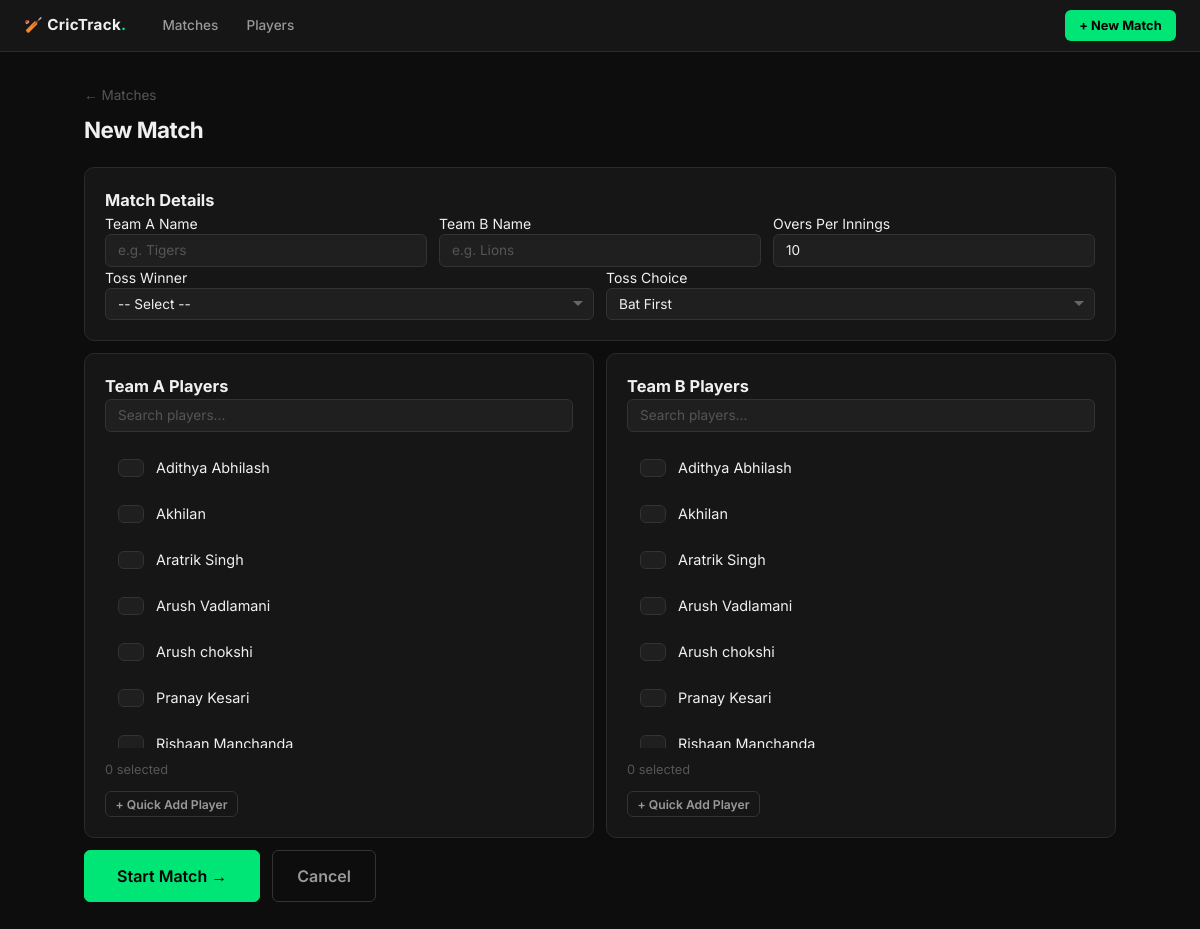
The page /new_match on the database its author committed.
### app.py (models this page shows, shortened)
class Player(db.Model):
    id = db.Column(db.Integer, primary_key=True)
    name = db.Column(db.String(100), nullable=False, unique=True)
    created_at = db.Column(db.DateTime, default=datetime.utcnow)
    batting_innings = db.relationship('BattingPerformance', backref='player', lazy=True)
    bowling_innings = db.relationship('BowlingPerformance', backref='player', lazy=True)
    fielding_innings = db.relationship('FieldingPerformance', backref='player', lazy=True)

### app.py (the view)
@app.route('/new_match', methods=['GET', 'POST'])
def new_match():
    players = Player.query.order_by(Player.name).all()
    return render_template('new_match.html', players=players)

### templates/new_match.html (shortened to what this page needs)
{% extends "base.html" %}
{% block content %}
<div style="margin-bottom:0.5rem;">
    <a href="/" style="font-size:0.85rem; color:var(--text-dim);">← Matches</a>
</div>
<h1>New Match</h1>
<div class="card">
    <h3>Match Details</h3>
    <div class="grid-3">
        <div class="form-group">
            <label>Team A Name</label>
            <input type="text" id="team_a" placeholder="e.g. Tigers" value="">
        </div>
        <div class="form-group">
            <label>Team B Name</label>
            <input type="text" id="team_b" placeholder="e.g. Lions" value="">
        </div>
        <div class="form-group">
            <label>Overs Per Innings</label>
            <input type="number" id="overs" value="10" min="1" max="50">
        </div>
    </div>
    <div class="grid-2">
        <div class="form-group">
            <label>Toss Winner</label>
            <select id="toss_winner">
                <option value="">-- Select --</option>
            </select>
        </div>
        <div class="form-group">
            <label>Toss Choice</label>
            <select id="toss_choice">
                <option value="bat">Bat First</option>
            </select>
        </div>
    </div>
</div>
<div class="grid-2">
    <div class="card">
        <h3>Team A Players</h3>
        <div style="margin-bottom:1rem;">
            <div style="position:relative;">
                <input type="text" id="search_a" placeholder="Search players..." oninput="filterPlayers('a')">
            </div>
        </div>
        <div id="player-list-a" style="max-height:300px; overflow-y:auto; display:flex; flex-direction:column; gap:0.4rem;">
            {% for player in players %}
            <label class="player-checkbox" data-name="{{ player.name.lower() }}" data-team="a"
                style="display:flex; align-items:center; gap:0.75rem; padding:0.5rem 0.75rem; border-radius:8px; cursor:pointer; border:1px solid transparent; transition:all 0.15s;">
                <input type="checkbox" value="{{ player.id }}" style="width:auto; accent-color:var(--green);">
                <span style="font-size:0.9rem;">{{ player.name }}</span>
            </label>
            {% endfor %}
        </div>
        <div style="margin-top:0.75rem; font-size:0.8rem; color:var(--text-dim);">
            <span id="count-a">0</span> selected
        </div>
        <div style="margin-top:0.75rem;">
            <button class="btn btn-ghost btn-sm" onclick="openAddPlayer('a')">+ Quick Add Player</button>
        </div>
    </div>
    <div class="card">
        <h3>Team B Players</h3>
        <div style="margin-bottom:1rem;">
            <input type="text" id="search_b" placeholder="Search players..." oninput="filterPlayers('b')">
        </div>
        <div id="player-list-b" style="max-height:300px; overflow-y:auto; display:flex; flex-direction:column; gap:0.4rem;">
            {% for player in players %}
            <label class="player-checkbox" data-name="{{ player.name.lower() }}" data-team="b"
                style="display:flex; align-items:center; gap:0.75rem; padding:0.5rem 0.75rem; border-radius:8px; cursor:pointer; border:1px solid transparent; transition:all 0.15s;">
                <input type="checkbox" value="{{ player.id }}" style="width:auto; accent-color:var(--green);">
                <span style="font-size:0.9rem;">{{ player.name }}</span>
            </label>
            {% endfor %}
        </div>
        <div style="margin-top:0.75rem; font-size:0.8rem; color:var(--text-dim);">
            <span id="count-b">0</span> selected
        </div>
        <div style="margin-top:0.75rem;">
            <button class="btn btn-ghost btn-sm" onclick="openAddPlayer('b')">+ Quick Add Player</button>
        </div>
    </div>
</div>
<div style="display:flex; gap:0.75rem;">
    <button class="btn btn-primary" onclick="createMatch()" style="font-size:1rem; padding:0.8rem 2rem;">Start Match →</button>
    <a href="/" class="btn btn-ghost" style="font-size:1rem; padding:0.8rem 1.5rem;">Cancel</a>
</div>
{% endblock %}

### templates/base.html (style rules this page uses)
:root { --bg: #0d0d0d; --surface: #161616; --surface2: #1f1f1f; --surface3: #252525; --border: #2a2a2a; --border2: #333; --accent: #00e676; --accent-dim:#00c853; --amber: #ffb300; --red: #ff4444; --blue: #448aff; --text: #f0f0f0; --text-mid: #999; --text-dim: #555; --radius: 6px; --radius-lg: 10px; }
*, *::before, *::after { box-sizing: border-box; margin: 0; padding: 0; }
body { background: var(--bg); color: var(--text); font-family: 'Inter', sans-serif; font-size: 14px; line-height: 1.5; min-height: 100vh; -webkit-font-smoothing: antialiased; }
h1 { font-size: 1.4rem; font-weight: 700; letter-spacing: -0.02em; margin-bottom: 1.25rem; }
.card { background: var(--surface); border: 1px solid var(--border); border-radius: var(--radius-lg); padding: 1.25rem; margin-bottom: 0.75rem; }
.btn { display: inline-flex; align-items: center; justify-content: center; gap: 0.35rem; padding: 0.42rem 1rem; border-radius: var(--radius); border: 1px solid transparent; cursor: pointer; font-family: 'Inter', sans-serif; font-size: 0.82rem; font-weight: 600; transition: all 0.1s; text-decoration: none; white-space: nowrap; }
.btn-primary { background: var(--accent); color: #000; border-color: var(--accent); }
.btn-ghost { background: transparent; color: var(--text-mid); border-color: var(--border2); }
.btn-sm { padding: 0.28rem 0.6rem; font-size: 0.76rem; }
input, select { background: var(--surface2); border: 1px solid var(--border2); border-radius: var(--radius); color: var(--text); padding: 0.48rem 0.75rem; font-family: 'Inter', sans-serif; font-size: 0.85rem; width: 100%; transition: border-color 0.1s, box-shadow 0.1s; appearance: none; }
select { background-repeat: no-repeat; background-position: right 0.6rem center; padding-right: 2rem; }
input::placeholder { color: var(--text-dim); }
.grid-2 { display: grid; grid-template-columns: 1fr 1fr; gap: 0.75rem; }
.grid-3 { display: grid; grid-template-columns: 1fr 1fr 1fr; gap: 0.75rem; }
a { color: var(--accent); text-decoration: none; }

### rows shown on the page
Player: name "Adithya Abhilash"
Player: name "Akhilan"
Player: name "Aratrik Singh"
Player: name "Arush Vadlamani"
Player: name "Arush chokshi"
Player: name "Pranay Kesari"
Player: name "Rishaan Manchanda"
